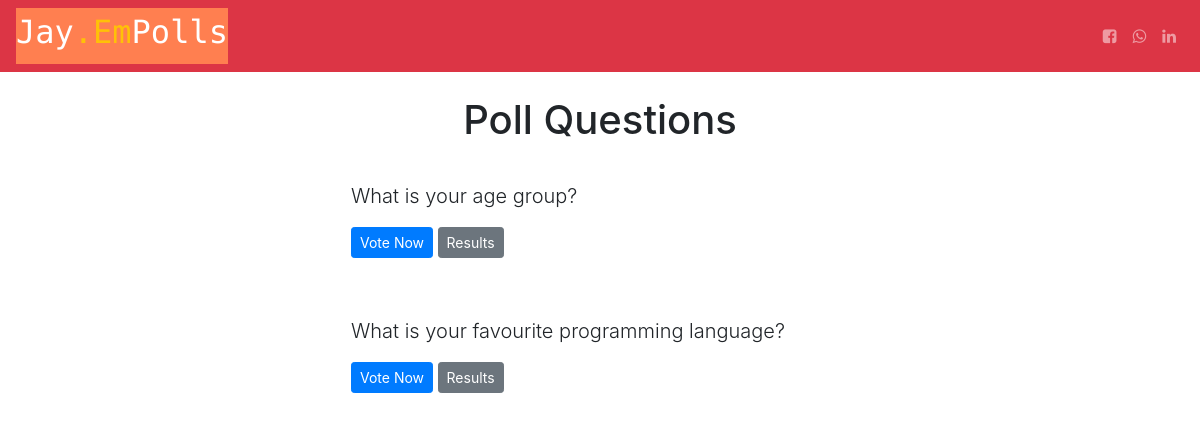
Screenshot of /polls/ with the database file from the repository.
### polls/models.py (models this page shows, shortened)
class Question(models.Model):
    question_text = models.CharField(max_length=200)
    pub_date = models.DateTimeField('date published')

### polls/views.py (the view)
# urls.py: path('', views.index, name='index'),
def index(request):
    latest_question_list = Question.objects.order_by('-pub_date')[:5]
    context = {'latest_question_list': latest_question_list}
    return render(request, 'polls/index.html', context)

### templates/polls/index.html
{% extends 'base.html' %}
{% block content %}
  <h1 class="text-center mb-3">Poll Questions</h1>
  {% if latest_question_list %}
    {% for question in latest_question_list %}
      <div class="card mb-3 border border-white">
        <div class="card-body">
          <p class="lead">{{ question.question_text }}</p>
          <a href="{% url 'polls:detail' question.id %}" class="btn btn-primary btn-sm">Vote Now</a>
          <a href="{% url 'polls:results' question.id %}" class="btn btn-secondary btn-sm">Results</a>
        </div>
      </div>
    {% endfor %}
  {% else %}
    <p>No polls available</p>
  {% endif %}
{% endblock %}

### templates/base.html (style rules this page uses)
html { font-size: 1rem; }
@media (min-width: 500px) { html { font-size: 1rem; } }
@media (min-width: 768px) { html { font-size: 1.5rem; } }
@media (min-width: 992px) { html { font-size: 1rem; } }
@media (min-width: 1200px) { html { font-size: 1rem; } }

### rows the page displays
Question: question_text "What is your age group?"
Question: question_text "What is your favourite programming language?"
